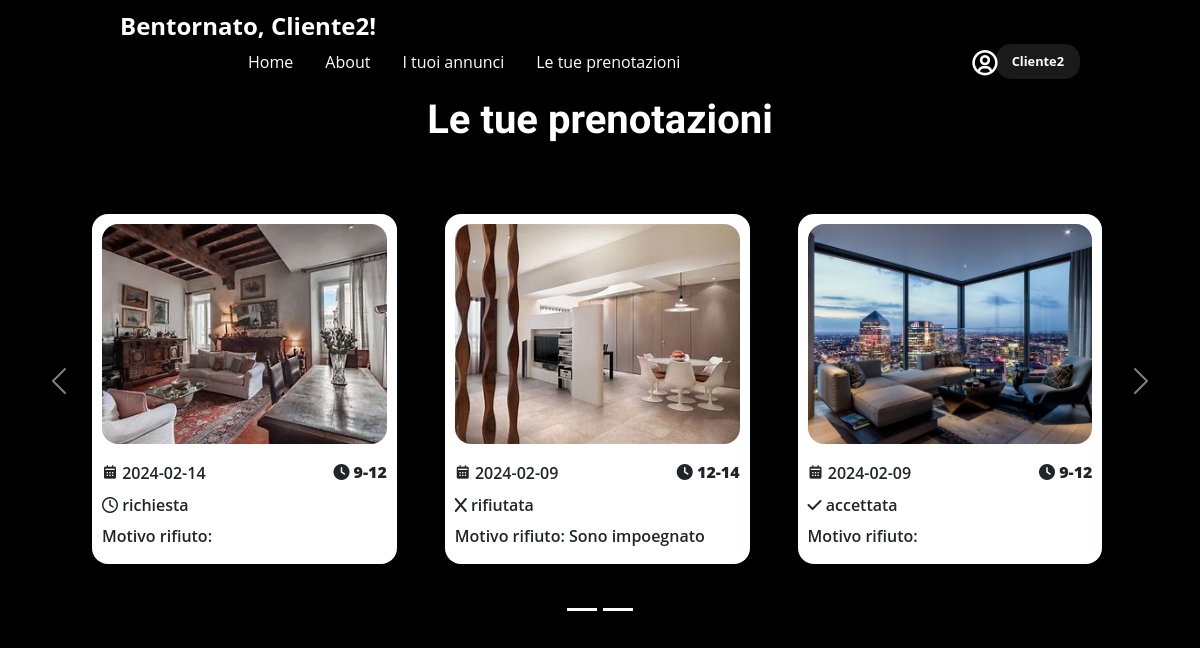
Page /tueprenotazioni (signed in) on the committed database.
### tables this page shows
CREATE TABLE "Utente" (
	"UserID"	INTEGER NOT NULL,
	"Email"	TEXT NOT NULL UNIQUE,
	"Password"	TEXT NOT NULL,
	"Username"	TEXT NOT NULL,
	"Type"	TEXT NOT NULL,
	PRIMARY KEY("UserID" AUTOINCREMENT)
);

CREATE TABLE "Prenotazione" (
	"UserID"	INTEGER NOT NULL,
	"Data"	TEXT NOT NULL,
	"OraInizio"	TEXT NOT NULL,
	"OraFine"	TEXT NOT NULL,
	"Tipo"	TEXT NOT NULL,
	"Stato"	TEXT NOT NULL,
	"MotivoRifiuto"	TEXT,
	"AnnuncioID"	INTEGER NOT NULL,
	"PrenotazioneID"	INTEGER NOT NULL,
	PRIMARY KEY("PrenotazioneID" AUTOINCREMENT)
);

CREATE TABLE "Foto" (
	"FotoID"	INTEGER NOT NULL,
	"PercorsoFoto"	TEXT NOT NULL,
	"IDAnnuncio"	INTEGER NOT NULL,
	"Main"	TEXT NOT NULL,
	PRIMARY KEY("FotoID" AUTOINCREMENT)
);

### app.py (the view)
@app.route("/tueprenotazioni")
@login_required
def tueprenotazioni():
    prenotazioni = dao_prenotazioni.get_prenotazioni_from_utente(current_user.id)
    for prenotazione in prenotazioni:
        fotopath = dao_foto.get_main_foto_from_annuncio(prenotazione["AnnuncioID"])
        if fotopath is not None:
            prenotazione["mainfoto"] = fotopath
            prenotazione["Stato"]= prenotazione["Stato"].lower()
    return render_template("tueprenotazioni.html", prenotazioni= prenotazioni)

### app.py (called while the page is built)
@login_manager.user_loader
def load_user(user_id):
    db_user = dao_utenti.get_user_from_id(user_id)
    if db_user is not None:
        user = User(id=db_user['UserID'], email=db_user['Email'],	psd= db_user['Password'], username=db_user['Username'], type = db_user["Type"])
    else:
        user = None
    return user

### dao_foto.py (called while the page is built)
def get_main_foto_from_annuncio(id):
    conn = sqlite3.connect("db/Affitti.db")
    cursor = conn.cursor()
    sql = "SELECT PercorsoFoto FROM Foto WHERE IDAnnuncio = ? AND Main = 'SI'"
    mainfotopath = cursor.execute(sql, (id,)).fetchone()[0]
    cursor.close()
    conn.close()
    return mainfotopath

### dao_prenotazioni.py (called while the page is built)
def get_prenotazioni_from_utente(id_utente):
    conn = sqlite3.connect("db/Affitti.db")
    cursor = conn.cursor()
    sql = "SELECT * FROM Prenotazione WHERE UserID = ?"
    prenotazioni = cursor.execute(sql, (id_utente,)).fetchall()
    prenotazioni = [dict(zip(column_prenotazioni_names , prenotazione)) for prenotazione in prenotazioni]
    cursor.close()
    conn.close()
    return prenotazioni

### dao_utenti.py (called while the page is built)
def get_user_from_id(id):
    conn = sqlite3.connect("db/Affitti.db")
    cursor = conn.cursor()
    sql = "SELECT * FROM UTENTE WHERE UserID = ?"
    user = cursor.execute(sql, (id,)).fetchone()
    user = dict(zip(user_column_names, user)) if user is not None else None
    cursor.close()
    conn.close()
    return user

### templates/tueprenotazioni.html (shortened to what this page needs)
{% extends "base.html" %}
{% block main %}
    <section class="annunci container tue-prenotazioni-container" id="annunci">
        <div class="heading-annunci">
            <h2 id="tue-prenotazioni" class="font-title"> Le tue prenotazioni</h2>
        </div>
        <div id="carouselExampleIndicators" class="carousel slide" data-bs-wrap="false">
            <div class="carousel-indicators">
                {% for batch in prenotazioni|batch(3) %}
                    <button type="button" data-bs-target="#carouselExampleIndicators" data-bs-slide-to="0" class="active" aria-current="true" aria-label="Slide 1"></button>
                {% endfor %}
            </div>
            <div class="carousel-inner">
                {% for batch in prenotazioni|batch(3) %}
                    <div class="carousel-item {% if loop.index == 1 %} active {% endif %}">
                        <div class = "annunci-containter container pt-3">
                            {% for prenotazione in batch %}
                                <a href="{{url_for('show_annuncio', id = prenotazione.AnnuncioID)}}" class="text-reset" id="link-annuncio" >
                                    <div class="box">
                                        <img src="{{url_for('static', filename = prenotazione.mainfoto)}}" alt = "img.png">
                                        <div class="content-nomargin">
                                            <div class="text">
                                                <h3> <i class='bx bxs-calendar'></i> {{ prenotazione.Data }}</h3>
                                            </div>
                                            <div class="icons">
                                                <i class="fa-solid fa-clock"><span> {{prenotazione.OraInizio}}-{{ prenotazione.OraFine }}</span></i>
                                            </div>
                                        </div>
                                        <div class="prenotazione-status">
                                            <h3> <i{% if prenotazione.Stato == "richiesta" %} class="fa-regular fa-clock" {% elif prenotazione.Stato == "rifiutata" %} class="fa-solid fa-x" {% else %} class="fa-solid fa-check"{% endif %}> </i> {{ prenotazione.Stato }}</h3>
                                        </div>
                                        <div class="motivo">
                                            <h3>Motivo rifiuto: {% if prenotazione.Stato == "rifiutata" %}{{ prenotazione.MotivoRifiuto }} {% endif %}</h3>
                                        </div>
                                    </div>
                                </a>
                            {% endfor %}
                        </div>
                    </div>
                {% endfor %}
            </div>
            <button class="carousel-control-prev" type="button" data-bs-target="#carouselExampleIndicators" data-bs-slide="prev">
                <span class="carousel-control-prev-icon" aria-hidden="true"></span>
            </button>
            <button class="carousel-control-next" type="button" data-bs-target="#carouselExampleIndicators" data-bs-slide="next">
                <span class="carousel-control-next-icon" aria-hidden="true"></span>
            </button>
        </div>
    </section>
{% endblock %}

### templates/base.html (shortened to what this page needs)
<!DOCTYPE html>
<html lang="it">
<head>
    {% block styles %}
        <link href="https://cdn.jsdelivr.net/npm/bootstrap@5.3.2/dist/css/bootstrap.min.css" rel="stylesheet">
        <link rel="stylesheet" href="https://cdnjs.cloudflare.com/ajax/libs/font-awesome/6.5.1/css/all.min.css" />
        <link rel="stylesheet" href="https://cdn.jsdelivr.net/npm/boxicons@latest/css/boxicons.min.css">
        <link rel="stylesheet" href="{{ url_for('static', filename='CSS/style.css') }}">
    {% endblock %}
</head>
<body>
{% block navbar%}
    <nav class="navbar">
        <div class="logo link"><a class="a-nav"> {% if current_user.is_authenticated %} Bentornato, {{ current_user.username }}!{% else %} Benvenuto! {% endif %}
        </a></div>
        <ul class="links">
            <li class="link"> <a class="a-nav" href="{{ url_for("index") }}"> Home</a></li>
            <li class="link"> <a class="a-nav" href="#"> About</a></li>
            <li class="link"> <a class="a-nav" {% if current_user.is_authenticated and current_user.type == "LOCATORE" %} href="{{ url_for('tuoiannunci') }}"{% endif %}> I tuoi annunci</a></li>
            <li class="link"> <a class="a-nav" {% if current_user.is_authenticated  %}href=" {{ url_for('tueprenotazioni')}}" {% endif %}> Le tue prenotazioni</a></li>
        </ul>
        {% if current_user.is_authenticated %}<a class="login-logo"> <i class='bx bx-user-circle'></i></a>{% endif %}
        <a href="#login" class="action_btn a-nav"> {% if current_user.is_authenticated %}{{ current_user.username }}{% else %}Login{% endif %}</a>
    </nav>
{% endblock %}
<main>
    {% block main %} {% endblock %}
</main>
</body>
</html>

### static/CSS/style.css (style rules this page uses)
* { margin: 0; padding: 0; box-sizing: border-box; background-repeat: no-repeat; font-family: "Open Sans", sans-serif; }
body { height: 100vh; background-image: url("https://th.bing.com/th/id/R.c825bde15797079dba1ecc32ad819491?rik=GJCpZlqyUBaOEA&pid=ImgRaw&r=0"); background-position: center; background-repeat: no-repeat; background-size: cover; background-color: black; margin: 0; }
.font-title { font-family: 'Brush Script', cursive; }
main, nav { background: linear-gradient(rgba(0, 0, 0, 0.85), rgba(0, 0, 0, 0.85)); }
main { height: 109vh; }
li { list-style: none; }
.a-nav { text-decoration: none; color: #fff; font-size: 1rem; }
.login-logo { position: relative; right: -7%; scale: 1.9; margin-top: 6px; color: white; transition: .5s; }
.navbar { width: 100%; height: 60px; margin: 0 auto; display: flex; align-items: center; justify-content: space-between; padding-left: 10%; padding-right: 10%; }
.navbar .logo a { font-size: 1.5rem; font-weight: bold; }
.navbar .links { display: flex; gap: 2rem; margin: 0 10%; padding-right: 4rem; }
.action_btn { background-color: rgba(255,255,255,.1); color: #fff; padding: 0.5rem 1rem; border: none; outline: none; border-radius: 15px; font-size: 0.8rem; font-weight: bold; cursor: pointer; transition: scale 0.5s; }
.link { transition: scale 0.5s; }
.heading-annunci { text-align: center; margin-bottom: 2rem; }
.heading-annunci h2 { font-size: 2.5rem; color: white; font-weight: 600; }
.annunci { border-radius: 2rem; }
.annunci-containter { display: grid!important; grid-template-columns: repeat(auto-fit, minmax(240px, 30%)); gap: 3rem; padding: 0 50px; }
.annunci-containter .box { background: #ffffff; padding: 10px; border-radius: 1rem; box-shadow: 2px 2px 18px rgb(14 52 54 / 15%); overflow: hidden; }
.annunci-containter .box img { border-radius: 1rem; height: 220px; width: 100%; object-fit: cover; object-position: center; }
.annunci-containter .box h3 { font-size: 1rem; font-weight: 600; float:left; margin-top: 4px; }
.annunci-containter .box .content-nomargin { display: flex; justify-content: space-between; margin-top: 1rem; }
.carousel-control-prev { left: -6%; }
.carousel-control-next { right: -6%; }
.carousel-indicators { bottom: -20%; }
#link-annuncio { text-decoration: none; }
.tue-prenotazioni-container { padding-top: 3%; }
#tue-prenotazioni { font-size: 2.5rem; font-weight: 600; padding-bottom: 2%; }
.prenotazione-status { display: flex; }

### rows in the picture
Utente: username "Cliente2"
Prenotazione: PercorsoFoto (picture), Data "2024-02-14", OraInizio "9", OraFine "12", Stato "richiesta"
Prenotazione: PercorsoFoto (picture), Data "2024-02-09", OraInizio "12", OraFine "14", Stato "rifiutata", MotivoRifiuto "Sono impoegnato"
Prenotazione: PercorsoFoto (picture), Data "2024-02-09", OraInizio "9", OraFine "12", Stato "accettata"
